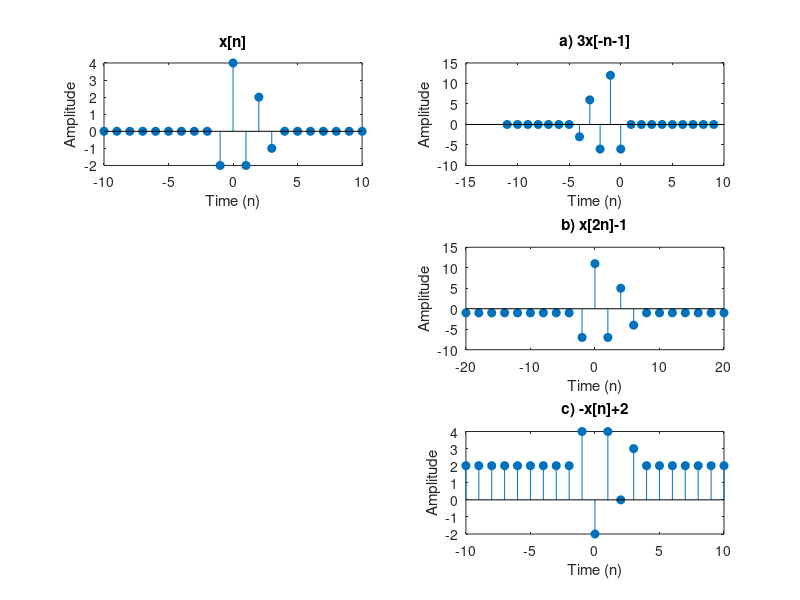

The MATLAB script that drew this image:
nL = 10;
nR = 10;
n = -nL:nR;

x = [zeros(1,nL-1), -2, 4, -2, 2, -1, zeros(1,nR-3)]; 
subplot(3,2,1)
stem(n,x,'fill');   
title('x[n]');
xlabel('Time (n)');
ylabel('Amplitude');

a = 3*x;
subplot(3,2,2)
stem(-n-1,a,'fill'); 
title('a) 3x[-n-1]');
xlabel('Time (n)');
ylabel('Amplitude');

b = 3*x-1;
subplot(3,2,4)
stem(2*n,b,'fill'); 
title('b) x[2n]-1');
xlabel('Time (n)');
ylabel('Amplitude');

c = -x + 2;
subplot(3,2,6)
stem(n,c,'fill'); 
title('c) -x[n]+2');
xlabel('Time (n)');
ylabel('Amplitude');
